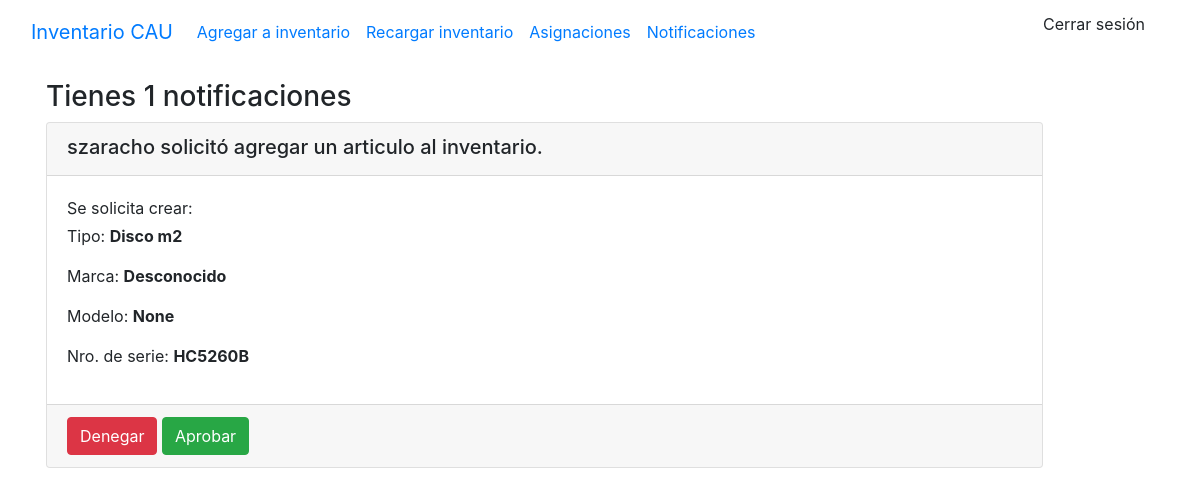
The app's page /notifications (signed in), older data.
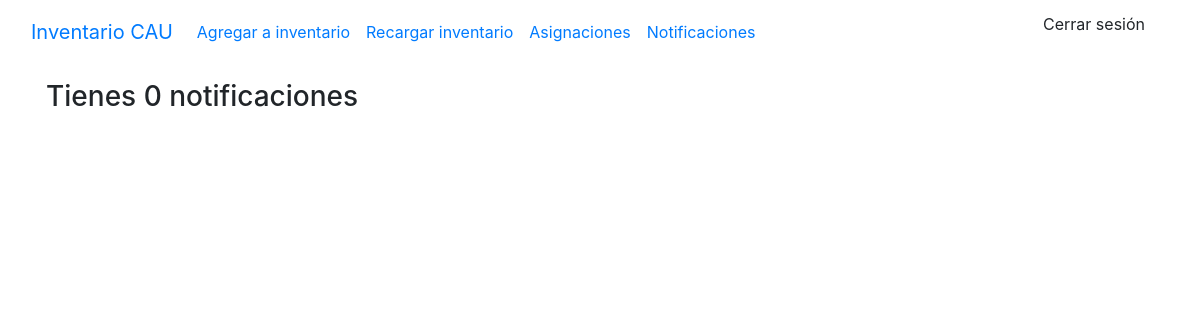
The same page, newer data.
### stockaep/models.py (models this page shows, shortened)
class Notificacion(models.Model):
    hardware = models.ForeignKey(Hardware, on_delete=models.CASCADE, db_constraint=False)
    usuario = models.ForeignKey(User, on_delete=models.DO_NOTHING)
    realizado = models.BooleanField(default=False)
    tipo = models.CharField(max_length=20)
    estado = models.CharField(max_length=50)
    nro_de_serie = models.CharField(max_length=100)

class Hardware(models.Model):
    origenes = (
        ('T4', 'T4'),
        ('CAU', 'CAU'),
        ('Yenny', 'Yenny')
    )
    tipo = models.ForeignKey(Tipo, on_delete=models.CASCADE)
    marca = models.ForeignKey(Marca, on_delete=models.CASCADE)
    modelo = models.ForeignKey(Modelo, on_delete=models.CASCADE)
    nro_de_serie = models.CharField(max_length=100, blank=True)
    ubicacion = models.ForeignKey(Ubicacion, on_delete=models.CASCADE)
    estado = models.ForeignKey(Estado, on_delete=models.CASCADE)
    observaciones = models.TextField(max_length=500, blank=True)
    origen = models.CharField(choices=origenes, max_length=10, default='CAU')
    class Meta:
        ordering = ['tipo']

class Tipo(models.Model):
    name = models.CharField(max_length=50, unique=True)
    class Meta:
        ordering = ['name']
    def __str__(self) -> str:
        return self.name

class Marca(models.Model):
    nombre = models.CharField(max_length=50, null=False, default='S/D', unique=True)
    class Meta:
        ordering = ['nombre']
    def __str__(self):
        return self.nombre

class Modelo(models.Model):
    nombre = models.CharField(max_length=100, null=False, default='S/D')
    class Meta:
        ordering = ['nombre']
    def __str__(self):
        return self.nombre

### stockaep/decorators.py (the view)
    def wrapper_func(request, *args,**kwargs):
        group = None
        if request.user.groups.exists():
            group=request.user.groups.all()[0].name
        if group == 'user':
            return redirect('index')
        if group == 'admin':
            return view_func(request,*args,**kwargs)

### stockaep/views.py (called while the page is built)
@login_required(login_url='login')
@admin_only
def notificaciones(request):
    ctx={'link':'notification'}
    status = request.GET.get('status', False)
    if status == 'cancel':
        ctx['status'] = True
        ctx['title'] = 'Peticion cancelada'
        ctx['msg'] = 'Se ha cancelado la petición correctamente.'
    elif status == 'accept':
        ctx['status'] = True
        ctx['title'] = 'Peticion aprobada'
        ctx['msg'] = 'Se ha aprobado la petición correctamente.'
    notificaciones = Notificacion.objects.filter(realizado = False)
    ctx['notificaciones'] = notificaciones
    ctx['cant_notificaciones'] = len(notificaciones)
    return render(request, 'main.html', ctx)

### templates/main.html (shortened to what this page needs)
{% load static %}
<!DOCTYPE html>
<html lang="en">
<head>
    <link rel="stylesheet" href="https://stackpath.bootstrapcdn.com/bootstrap/4.5.0/css/bootstrap.min.css"0>
</head>
<body>
    {% include "navbar.html" %}
    {% if link == 'index' %}
        {% include 'list_hardware.html' %}
    {% elif link == 'create' %}
        {% include 'add_to_inventary.html' %}
    {% elif link == 'edit' %}
        {% include 'edit_hardware.html' %}
    {% elif link == 'notification' %}
        {% include 'notifications.html' %}
    {% elif link == 'asignaciones'%}
        {% include 'asignaciones.html' %}
    {% endif %}
</body>
</html>

### templates/notifications.html (shortened to what this page needs)
{% load static%}
{% block content %}
<div class="container p-3">
    <h3>Tienes {{cant_notificaciones}} notificaciones</h3>
    <div class="list-group">
    {% for n in notificaciones%}
        <div class="mb-3
        {% if n.tipo == 'DELETE' %}
        text-bg-danger
        card
        {% elif n.tipo == 'EDIT'%}
        text-bg-danger
        card
        {% elif n.tipo == 'CREATE' %}
        text-bg-danger
        card
        {% endif %}"
        style="max-width: 90%;"
        >
            <div class="card-header">
                {% if n.tipo == 'DELETE' %}
                    <h5 class="mb-1">{{n.usuario.username}} solicitó eliminar un articulo del inventario</h5>
                {% elif n.tipo == 'EDIT'%}
                    <h5 class="mb-1">{{n.usuario.username}} solicitó modificar un articulo del inventario</h5>
                {% elif n.tipo == 'CREATE' %}
                    <h5 class="mb-1">{{n.usuario.username}} solicitó agregar un articulo al inventario.</h5>
                {% endif %}
            </div >
            <div class="card-body">
                {% if n.tipo == 'DELETE' %}
                <p class="mb-1">Se solicita eliminar: </p>
                <p>Tipo: <b>{{n.hardware.tipo}}</b></p>
                <p>Marca: <b>{{n.hardware.marca}}</b></p>
                <p>Modelo: <b>{{n.hardware.modelo}}</b></p>
                <p>Nro. de serie: <b>{{n.hardware.nro_de_serie}}</b></p>
                {% elif n.tipo == 'CREATE' %}
                <p class="mb-1">Se solicita crear: </p>
                <p>Tipo: <b>{{n.hardware.tipo}}</b></p>
                <p>Marca: <b>{{n.hardware.marca}}</b></p>
                <p>Modelo: <b>{{n.hardware.modelo}}</b></p>
                <p>Nro. de serie: <b>{{n.hardware.nro_de_serie}}</b></p>
                {% endif %}
            </div>
            <div class="card-footer">
                <a as="button" class="btn btn-danger" href="action?id={{n.id}}&status=cancel">Denegar</a>
                <a as="button" class="btn btn-success" href="action?id={{n.id}}&status=accept">Aprobar</a>
            </div>
        </div>
    {% endfor %}
    </div>
</div>
{% endblock %}

Row changes from the older to the newer data that the page shows:
removed Notificacion: usuario.username "szaracho", hardware.tipo "Disco m2", hardware.marca "Desconocido", hardware.modelo "None", hardware.nro_de_serie "HC5260B"
Text that changed along with them:
{{ cant_notificaciones }}: "1" → "0"
